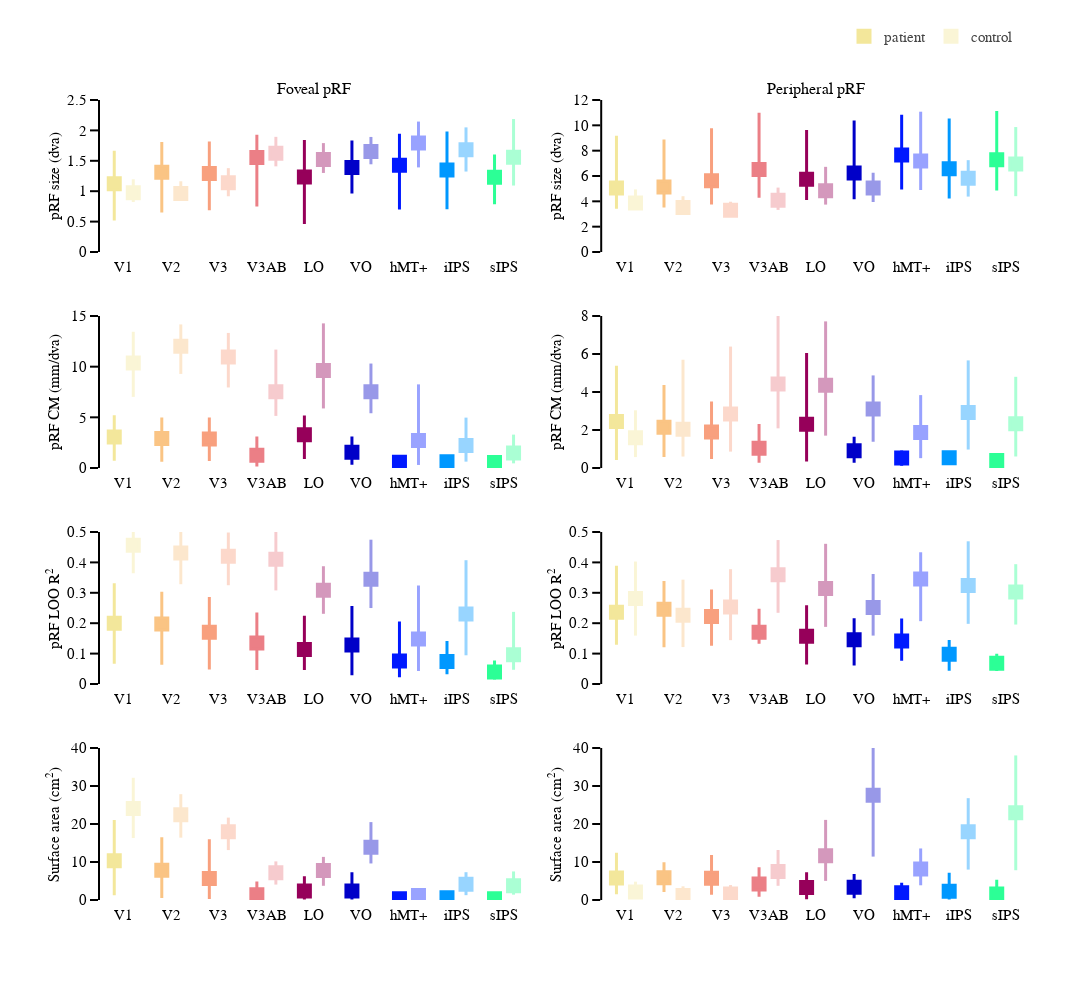

Notebook code cell kept with this figure:
### Code cell
# def prf_ecc_cat_plot(df_ecc_cat, fig_width, fig_height, rois, roi_colors, comp_group):
#     """
#     Make eccentricity category plots

#     Parameters
#     ----------
#     df_params_avg : dataframe
#     fig_width : figure width in pixels
#     fig_height : figure height in pixels
#     rois : list of rois
#     roi_colors : list of rgb colors for plotly
#     comp_group : group of comparison (e.g. 'patient')
    
#     Returns
#     -------
#     fig : eccentricity category plot
#     """

# to delete
df_ecc_cat = df_subject_type
fig_width = 1080
fig_height = 1000
rois = rois
roi_colors = roi_colors
ecc_categories = ecc_categories
comp_group = 'patient'
comp_col = 'subject_type'

# General figure settings
template_specs = dict(axes_color="rgba(0, 0, 0, 1)",
                      axes_width=2,
                      axes_font_size=15,
                      bg_col="rgba(255, 255, 255, 1)",
                      font='Arial',
                      title_font_size=15,
                      plot_width=1.5)

# General figure settings
fig_template = plotly_template(template_specs)

rows, cols = 4,2
fig = make_subplots(rows=rows, 
                    cols=cols, 
                    print_grid=False, 
                    vertical_spacing=0.08, 
                    horizontal_spacing=0.08,
                    subplot_titles=("Foveal pRF", "Peripheral pRF", "", ""),
                   )

type_results = ['prf_size', 'pcm', 'prf_loo_r2', 'vert_area']
for j, roi in enumerate(rois):    
    for i, type_res in enumerate(type_results, 1):
        
        if type_res == 'vert_area':
            y_comp_col = '{}_sum_mean'.format(type_res)
            ci_down_col = '{}_sum_ci_down'.format(type_res)
            ci_up_col = '{}_sum_ci_up'.format(type_res)
        else:
            y_comp_col = '{}_weighted_avg_mean'.format(type_res)
            ci_down_col = '{}_weighted_avg_ci_down'.format(type_res)
            ci_up_col = '{}_weighted_avg_ci_up'.format(type_res)
        
        for k, ecc_cat in enumerate(ecc_categories, 1):
    
                
            for comp_type in [comp_group, 'control']:
                if comp_type == comp_group:
                    offsetgroup=-1
                    opacity=1
                elif comp_type == 'control':
                    offsetgroup=+1
                    opacity=0.4


                if (j+i+k)==2: showlegend=True
                else: showlegend=False
                
                y_comp = df_ecc_cat.loc[(df_ecc_cat.roi==roi) & 
                                        (df_ecc_cat.ecc_category==ecc_cat) & 
                                        (df_ecc_cat.subject_type==comp_type)][y_comp_col]
                ci_down_comp = df_ecc_cat.loc[(df_ecc_cat.roi==roi) & 
                                              (df_ecc_cat.ecc_category==ecc_cat) & 
                                              (df_ecc_cat.subject_type==comp_type)][ci_down_col]
                ci_up_comp = df_ecc_cat.loc[(df_ecc_cat.roi==roi) & 
                                            (df_ecc_cat.ecc_category==ecc_cat) & 
                                            (df_ecc_cat.subject_type==comp_type)][ci_up_col]
                
                fig.add_trace(go.Scatter(x=[roi],
                                         y=tuple(y_comp),
                                         name=comp_type,
                                         opacity=opacity,
                                         mode='markers', 
                                         marker=dict(symbol="square",
                                                     color=roi_colors[j],
                                                     size=12, 
                                                     line=dict(color=roi_colors[j], 
                                                               width=3)),
                                         legendgroup=comp_type,
                                         offsetgroup=offsetgroup,
                                         error_y=dict(type='data', 
                                                      array=[ci_up_comp - y_comp], 
                                                      arrayminus=[y_comp - ci_down_comp],
                                                      visible=True, 
                                                      thickness=3,
                                                      width=0, 
                                                      color=roi_colors[j]),
                                         showlegend=showlegend), 
                              row=i, col=k)


fig.update_yaxes(showline=True, range=[0, 2.5], nticks=7, title_text='pRF size (dva)', row=1, col=1)
fig.update_yaxes(showline=True, range=[0, 12], nticks=7, title_text='pRF size (dva)', row=1, col=2)
fig.update_yaxes(showline=True, range=[0, 15], nticks=4, title_text='pRF CM (mm/dva)', row=2, col=1)
fig.update_yaxes(showline=True, range=[0, 8], nticks=5, title_text='pRF CM (mm/dva)', row=2, col=2)
fig.update_yaxes(showline=True, range=[0, 0.5], nticks=6, title_text='pRF LOO R<sup>2</sup>', row=3, col=1)
fig.update_yaxes(showline=True, range=[0, 0.5], nticks=6, title_text='pRF LOO R<sup>2</sup>', row=3, col=2)
fig.update_yaxes(showline=True, range=[0, 40], nticks=6, title_text='Surface area (cm<sup>2</sup>)', row=4, col=1)
fig.update_yaxes(showline=True, range=[0, 40], nticks=6, title_text='Surface area (cm<sup>2</sup>)', row=4, col=2)

fig.update_xaxes(showline=True, ticklen=0, linecolor=('rgba(255,255,255,0)'))

fig.update_layout(scattermode='group')
fig.update_layout(legend=dict(x=0.8))
fig.update_layout(height=fig_height, 
                  width=fig_width, 
                  title_xanchor="left",
                  legend=dict(orientation="h", 
                              font_family=template_specs['font'],
                              font_size=template_specs['axes_font_size'],
                              y=1.1, 
                              yanchor='top', 
                              xanchor='left', 
                              traceorder='normal', 
                              itemwidth=30), 
                  template=fig_template,
                  margin_l=100,
                  margin_r=50,
                  margin_t=100, 
                  margin_b=100)

fig.show()
